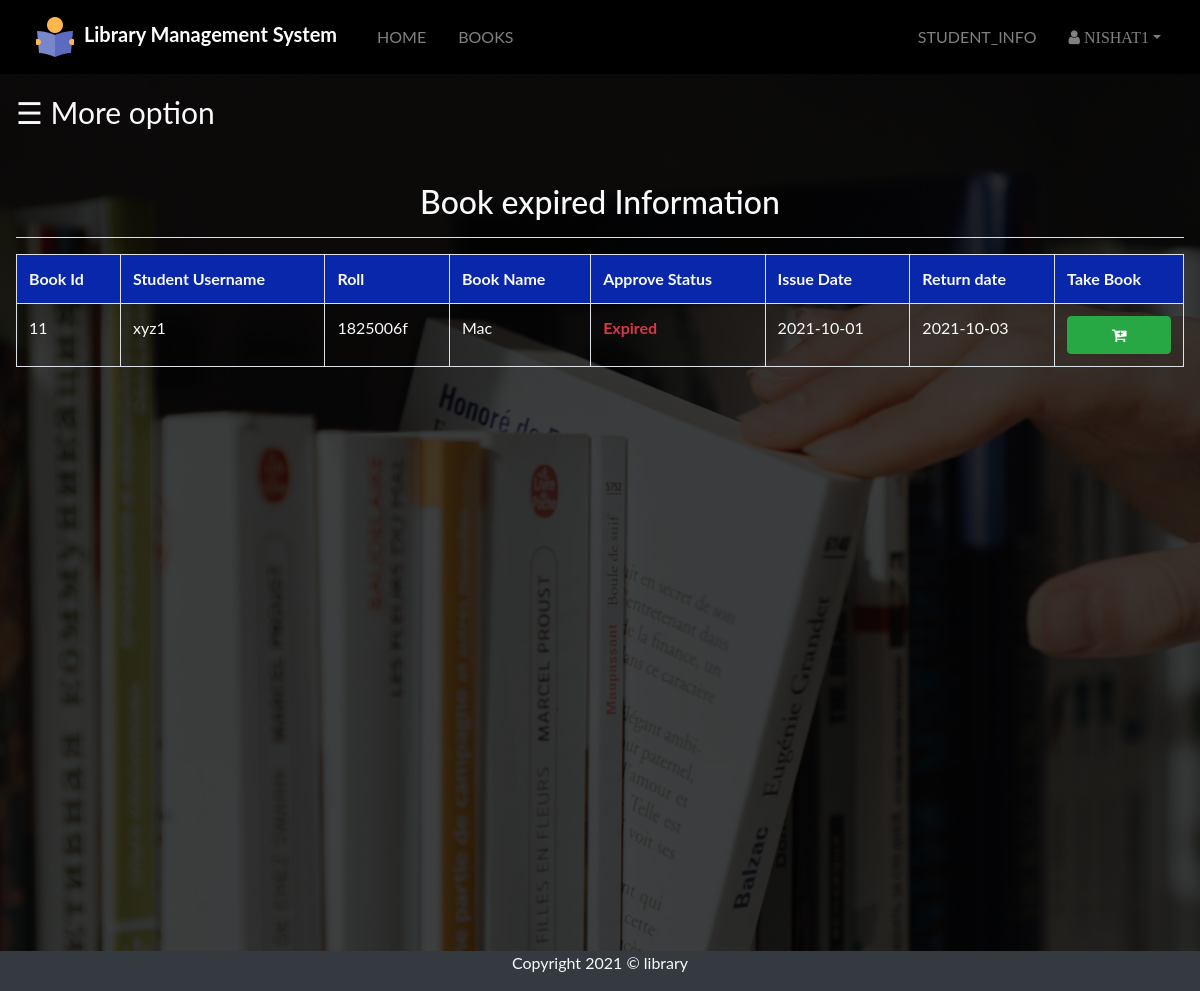
The app's page /admin/expired_info.php (signed in) with its own data.
### tables this page shows
CREATE TABLE `student` (
  `id` int(11) NOT NULL,
  `f_name` varchar(100) NOT NULL,
  `l_name` varchar(100) NOT NULL,
  `department` varchar(50) NOT NULL,
  `session_year` varchar(10) NOT NULL,
  `roll` varchar(50) NOT NULL,
  `username` varchar(50) NOT NULL,
  `email` varchar(50) NOT NULL,
  `password` varchar(30) NOT NULL,
  `contract` decimal(11,0) NOT NULL,
  `pic` varchar(255) NOT NULL DEFAULT 'pic.jpg'
);

CREATE TABLE `books` (
  `b_id` int(255) NOT NULL,
  `b_name` varchar(100) NOT NULL,
  `authors` varchar(100) NOT NULL,
  `edition` varchar(100) NOT NULL,
  `status` varchar(100) NOT NULL,
  `quantity` int(100) NOT NULL,
  `department` varchar(100) NOT NULL
);

CREATE TABLE `issue_book` (
  `username` varchar(255) NOT NULL,
  `b_id` int(100) NOT NULL,
  `approve` varchar(100) NOT NULL,
  `issue` date NOT NULL DEFAULT current_timestamp(),
  `returnbook` date NOT NULL
);

### src/admin/expired_info.php (the view, shortened to what this page needs)
<?php
include "navbar.php";
include "link.php";
 ?>
 <!DOCTYPE html>
 <html lang="en" dir="ltr">
   <head>
   </head>
   <body id="book_request">
<div class="darkoverlay text-light" style="
background: rgba(0,0,0,0.7);
top:0;
left:0;
height:100%;
width:100%;
">
       <div id="main">
       <span style="font-size:30px;cursor:pointer" onclick="openNav()" class="sticky-top">&#9776; More option</span>
       <div class=" " style="min-height: 800px;">
         <h2 class="display-5 text-center pt-5">Book expired Information </h2>
         <hr class="bg-light">
       <?php
       if(isset($_SESSION['admin_login_user']))
       {
         $sql="SELECT student.username,roll,books.b_id,b_name,approve,issue,returnbook from student inner join issue_book ON student.username=issue_book.username inner join books ON issue_book.b_id=books.b_id where issue_book.approve='Expired';";
         $query=mysqli_query($dblink,$sql);
         if(mysqli_num_rows($query)==0)
         {
           echo "<h2 class='display-5 py-5'>";
           echo "There is no Expired book in the history";
           echo "</h2>";
           }
         else{
         echo "<table class='table table-bordered scroll  text-light'>";
           echo "<tr style='background-color:#0827AB;'>";
            echo "<th>"; echo "Book Id"; echo "</th>";
           echo "<th>"; echo "Student Username"; echo "</th>";
           echo "<th>"; echo "Roll"; echo "</th>";
           echo "<th>"; echo "Book Name"; echo "</th>";
           echo "<th>"; echo "Approve Status"; echo "</th>";
           echo "<th>"; echo "Issue Date"; echo "</th>";
           echo "<th>"; echo "Return date"; echo "</th>";
           echo "<th>"; echo "Take Book"; echo "</th>";
           echo "</tr>";
           while($row=mysqli_fetch_assoc($query))
           {
             echo "<tr>";
             echo "<form action='fine_collection.php' method='GET'>";
             ?>
             <td> <input type="hidden" name="hidden_b_id" value="<?php echo $row['b_id'];?>"/> <?php echo $row['b_id']; ?></td>
            <td> <input type="hidden" name="hiddenuser" value="<?php echo $row['username'];?>"/> <?php echo $row['username']; ?></td>
            <td> <input type="hidden" name="hidden_roll" value="<?php echo $row['roll'];?>"/> <?php echo $row['roll']; ?></td>
        <?php
             echo "<td>";echo $row['b_name']; echo "</td>";
              echo "<td class='font-weight-bold text-danger'>";echo $row['approve']; echo "</td>";
             echo "<td>";echo $row['issue']; echo "</td>";
             ?>
             <td> <input type="hidden" name="hidden_returndate" value="<?php echo $row['returnbook'];?>"/> <?php echo $row['returnbook']; ?></td>
          <?php
                 echo "<td>";echo "<button class='font-weight-bold btn btn-success btn-block' name='b_submit'><i class='fa fa-cart-plus'></i>";echo "</button>"; echo "</td>";
             echo "</tr>";
           }
           echo "</table>";
   }
       }
       else{
         ?>
         echo "<h2 class='display-5 py-5'>";
         echo "Please login first, then you can see book request Information";
         echo "</h2>";
         <?php
       }
              ?>
            </div>
            </div>
<footer class="bg-dark text-light text-center">
  <div class="container">
    <div class="row">
      <div class="col">
        <p>Copyright 2021 &copy; library</p>
      </div>
      </div>
      </div>
    </footer>
   </body>
 </html>

### src/admin/expired_info.php (style rules this page uses)
body { font-family: "Lato", sans-serif; background: url('../img/requestbg.jpg'); background-repeat: no-repeat; background-size: cover; background-attachment: fixed; background-position: center; min-height: 800px; }
#main { transition: margin-left .5s; padding: 16px; }

### records on screen
student: books.b_id "11", username "xyz1", roll "1825006f", books.b_name "Mac", issue_book.approve "Expired", issue_book.issue "2021-10-01", issue_book.returnbook "2021-10-03"

### other values on screen
$_SESSION['admin_login_user'] "NISHAT1"
